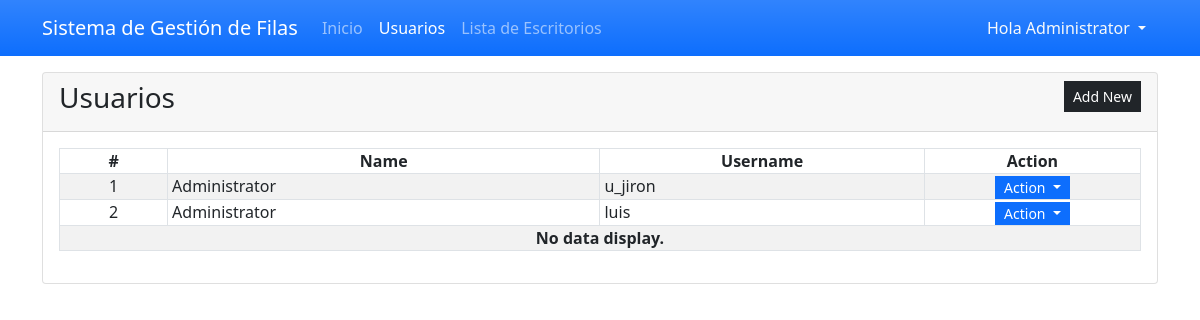
Page /?page=users (signed in) on the committed database.
### tables this page shows
CREATE TABLE `user_list` (
            `user_id` INTEGER NOT NULL PRIMARY KEY AUTOINCREMENT,
            `fullname` INTEGER NOT NULL,
            `username` TEXT NOT NULL,
            `password` TEXT NOT NULL,
            `status` INTEGER NOT NULL Default 1,
            `date_created` TIMESTAMP DEFAULT CURRENT_TIMESTAMP
        );

### users.php (the view, shortened to what this page needs)
<div class="card">
    <div class="card-header d-flex justify-content-between">
        <h3 class="card-title">Usuarios</h3>
        <div class="card-tools align-middle">
            <button class="btn btn-dark btn-sm py-1 rounded-0" type="button" id="create_new">Add New</button>
        </div>
    </div>
    <div class="card-body">
        <table class="table table-hover table-striped table-bordered">
            <colgroup>
                <col width="10%">
                <col width="40%">
                <col width="30%">
                <col width="20%">
            </colgroup>
            <thead>
                <tr>
                    <th class="text-center p-0">#</th>
                    <th class="text-center p-0">Name</th>
                    <th class="text-center p-0">Username</th>
                    <th class="text-center p-0">Action</th>
                </tr>
            </thead>
            <tbody>
                <?php
                $sql = "SELECT * FROM `user_list` where user_id != 1 order by `fullname` asc";
                $qry = $conn->query($sql);
                $i = 1;
                    while($row = $qry->fetchArray()):
                ?>
                <tr>
                    <td class="text-center p-0"><?php echo $i++; ?></td>
                    <td class="py-0 px-1"><?php echo $row['fullname'] ?></td>
                    <td class="py-0 px-1"><?php echo $row['username'] ?></td>
                    <th class="text-center py-0 px-1">
                        <div class="btn-group" role="group">
                            <button id="btnGroupDrop1" type="button" class="btn btn-primary dropdown-toggle btn-sm rounded-0 py-0" data-bs-toggle="dropdown" aria-expanded="false">
                            Action
                            </button>
                        </div>
                    </th>
                </tr>
                <?php endwhile; ?>
                <?php if(!$qry->fetchArray()): ?>
                    <tr>
                        <th class="text-center p-0" colspan="5">No data display.</th>
                    </tr>
                <?php endif; ?>
            </tbody>
        </table>
    </div>
</div>

### index.php (style rules this page uses)
:root { --bs-success-rgb:71, 222, 152 !important; }
html,body { height:100%; width:100%; }

### rows in the picture
user_list: fullname "Administrator", username "u_jiron"
user_list: fullname "Administrator", username "luis"

### other values in the picture
$_SESSION['fullname'] "Administrator"
